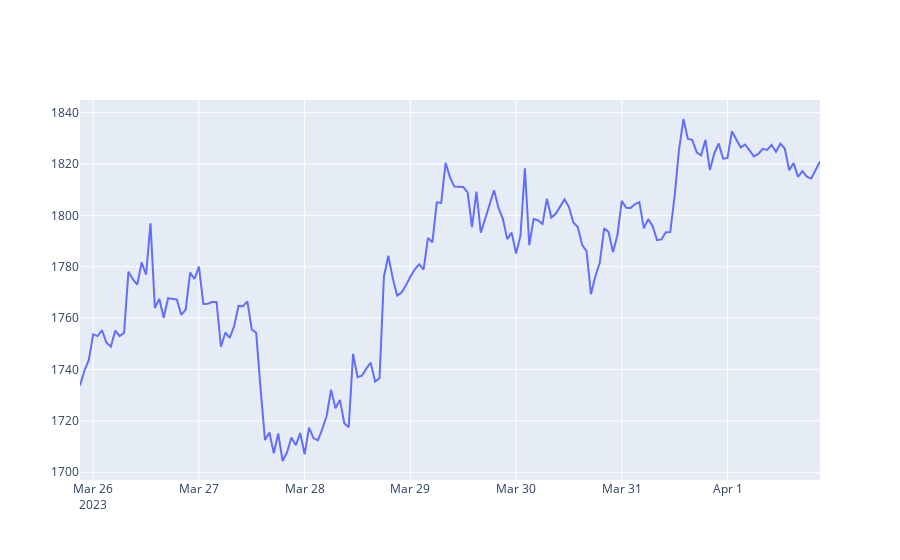
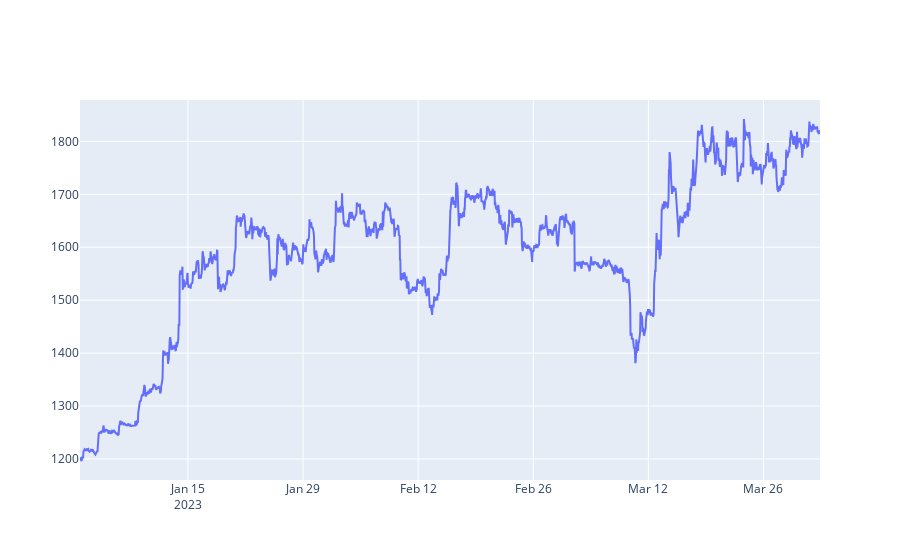

Notebook cell for these charts, in order:
### Code cell
from plotly.offline import init_notebook_mode, iplot
init_notebook_mode(connected=True)

def getLine(df_input):
    x = df_input.index
    y = df_input.values
    fig = go.Figure(data=go.Scatter(x = x, y = y))
    fig.show()
    
#------------------------------------------------

#( getLine(getRates('ETH-USD',  '1d',  '1h')) )
( getLine(getRates('ETH-USD',  '1wk',  '1h')) )
( getLine(getRates('ETH-USD',  '3mo',  '1h')) )
#( getLine(getRates('ETH-USD',  '3y',  '1d')) )

### Figure 1 — Plotly figure (JSON) as saved in the notebook; plotly's stock layout.template omitted (floating-point values rounded to 4 significant figures; data arrays with more than 128 entries replaced by an {"elided": "..."} marker saying what was removed)
{"data": [{"x": {"elided": "169 str values"}, "y": {"elided": "169 float values"}, "type": "scatter"}], "layout": {"xaxis": {"type": "date", "range": ["2023-03-25 21:00", "2023-04-01 21:00"], "autorange": true}, "yaxis": {"type": "linear", "range": [1697.0, 1845.0], "autorange": true}, "autosize": true}}

### Figure 2 — Plotly figure (JSON) as saved in the notebook; plotly's stock layout.template omitted (floating-point values rounded to 4 significant figures; data arrays with more than 128 entries replaced by an {"elided": "..."} marker saying what was removed)
{"data": [{"x": {"elided": "2161 str values"}, "y": {"elided": "2161 float values"}, "type": "scatter"}], "layout": {"xaxis": {"type": "date", "range": ["2023-01-01 21:00", "2023-04-01 21:00"], "autorange": true}, "yaxis": {"type": "linear", "range": [1160.0, 1878.0], "autorange": true}, "autosize": true}}
